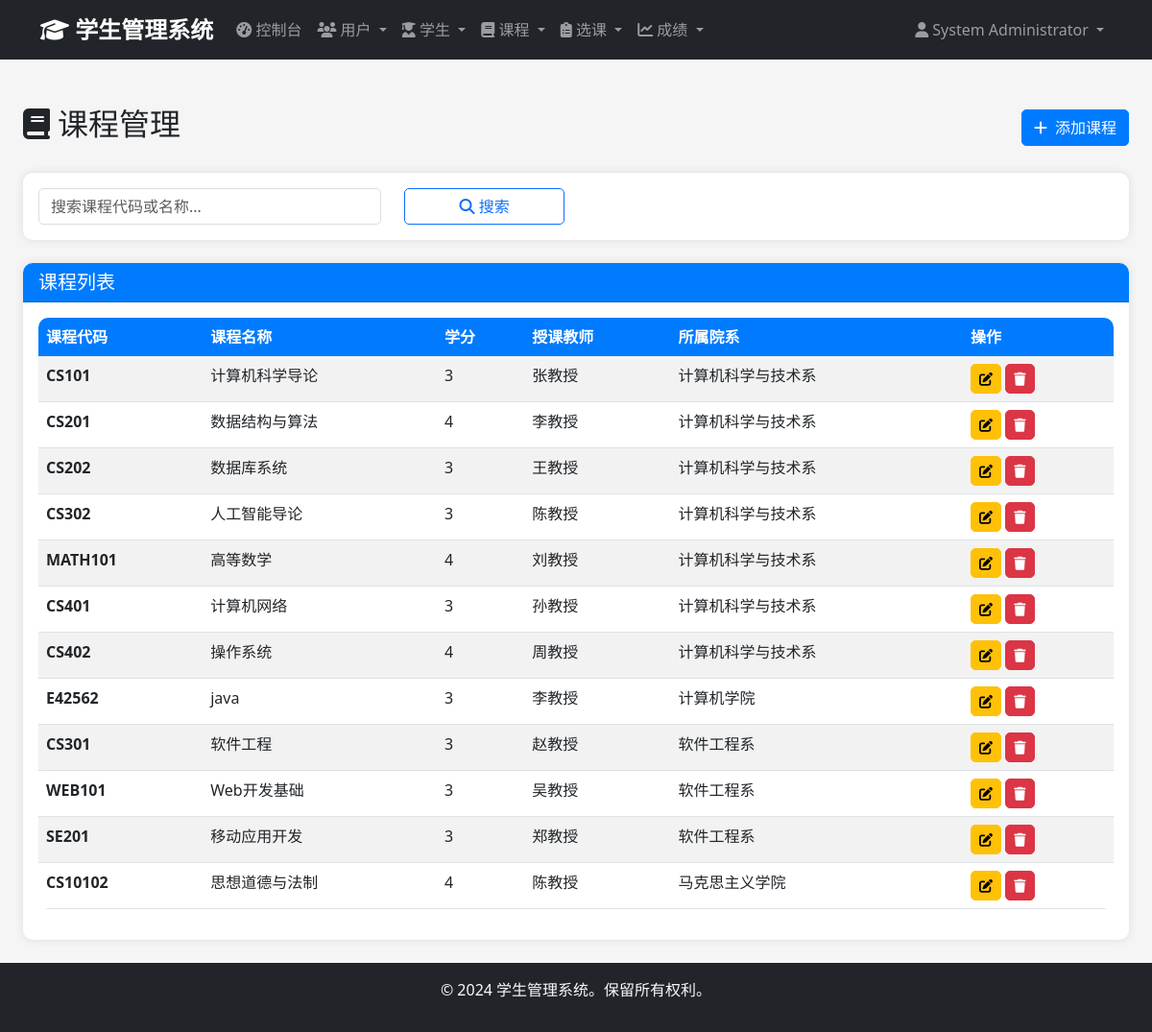
The page /admin/courses (signed in) on the database as committed earlier.
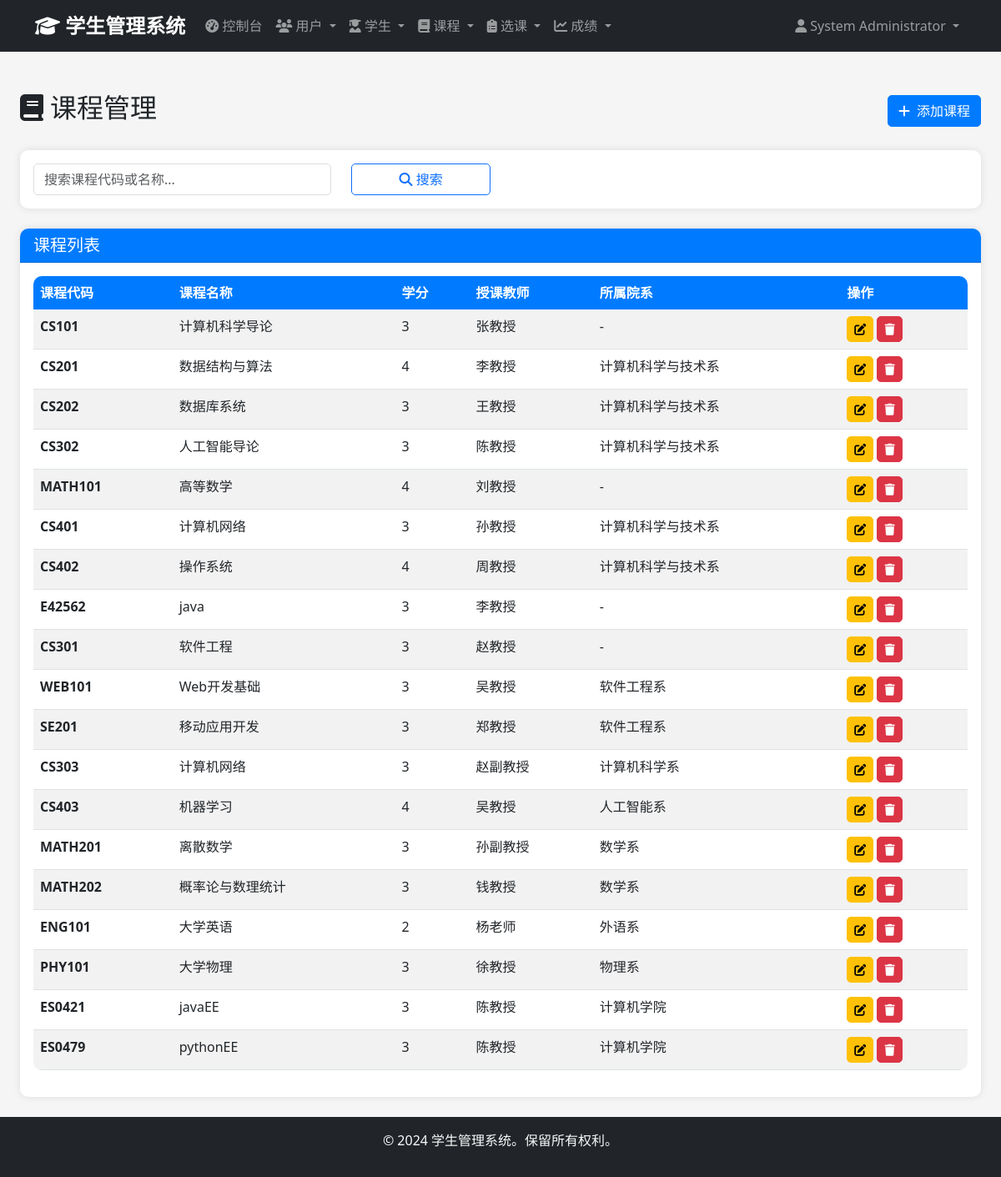
The same page on the database as committed later.
### app/models/course.py (models this page shows, shortened)
class Course(db.Model):
    __tablename__ = 'courses'
    id = db.Column(db.Integer, primary_key=True)
    course_code = db.Column(db.String(20), unique=True, nullable=False)
    course_name = db.Column(db.String(100), nullable=False)
    description = db.Column(db.Text)
    credits = db.Column(db.Integer, nullable=False, default=3)
    department = db.Column(db.String(100))
    instructor = db.Column(db.String(100))
    created_at = db.Column(db.DateTime, default=datetime.utcnow)
    updated_at = db.Column(db.DateTime, default=datetime.utcnow, onupdate=datetime.utcnow)
    enrollments = db.relationship('Enrollment', backref='course', lazy='dynamic', cascade='all, delete-orphan')

### app/views/admin.py (the view)
@admin_bp.route('/courses')
@login_required
@admin_required
def courses():
    page = request.args.get('page', 1, type=int)
    search = request.args.get('search', '')
    query = Course.query
    if search:
        query = query.filter(
            (Course.course_code.contains(search)) |
            (Course.course_name.contains(search)) |
            (Course.instructor.contains(search))
        )
    courses = query.paginate(
        page=page,
        per_page=20,
        error_out=False
    )
    return render_template('admin/courses/index.html', courses=courses, search=search)

### app/models/user.py (called while the page is built)
    def is_admin(self):
        return self.role == 'admin'

### app/views/auth.py (called while the page is built)
def admin_required(f):
    @wraps(f)
    def decorated_function(*args, **kwargs):
        if not current_user.is_authenticated or not current_user.is_admin():
            flash('访问被拒绝。需要管理员权限。', 'error')
            return redirect(url_for('auth.login'))
        return f(*args, **kwargs)
    return decorated_function

### app/templates/admin/courses/index.html (shortened to what this page needs)
{% extends "base.html" %}
{% block content %}
<div class="container-fluid mt-4">
    <div class="d-flex justify-content-between align-items-center mb-4">
        <div class="d-flex align-items-center">
            <h2>
                <i class="fas fa-book me-2"></i>课程管理
            </h2>
        </div>
        <a href="{{ url_for('admin.create_course') }}" class="btn btn-primary">
            <i class="fas fa-plus me-2"></i>添加课程
        </a>
    </div>
    <div class="card mb-4">
        <div class="card-body">
            <form method="GET" action="{{ url_for('admin.courses') }}">
                <div class="row">
                    <div class="col-md-4">
                        <input type="text" class="form-control" name="search" placeholder="搜索课程代码或名称..."
                               value="{{ search }}">
                    </div>
                    <div class="col-md-2">
                        <button type="submit" class="btn btn-outline-primary w-100">
                            <i class="fas fa-search"></i> 搜索
                        </button>
                    </div>
                </div>
            </form>
        </div>
    </div>
    <div class="card">
        <div class="card-header">
            <h5 class="mb-0">课程列表</h5>
        </div>
        <div class="card-body">
            {% if courses %}
            <div class="table-responsive">
                <table class="table table-striped">
                    <thead>
                        <tr>
                            <th>课程代码</th>
                            <th>课程名称</th>
                            <th>学分</th>
                            <th>授课教师</th>
                            <th>所属院系</th>
                            <th>操作</th>
                        </tr>
                    </thead>
                    <tbody>
                        {% for course in courses %}
                        <tr>
                            <td><strong>{{ course.course_code }}</strong></td>
                            <td>{{ course.course_name }}</td>
                            <td>{{ course.credits }}</td>
                            <td>{{ course.instructor or '未分配' }}</td>
                            <td>{{ course.department or '-' }}</td>
                            <td>
                                <a href="{{ url_for('admin.edit_course', course_id=course.id) }}"
                                   class="btn btn-sm btn-warning" title="编辑">
                                    <i class="fas fa-edit"></i>
                                </a>
                                <button type="button" class="btn btn-sm btn-danger delete-course"
                                        data-id="{{ course.id }}" data-name="{{ course.course_name }}" title="删除">
                                    <i class="fas fa-trash"></i>
                                </button>
                            </td>
                        </tr>
                        {% endfor %}
                    </tbody>
                </table>
            </div>
            {% endif %}
        </div>
    </div>
</div>
{% endblock %}

Rows that differ between the two databases and show on the page:
changed Course "CS101": department "计算机科学与技术系" → "-"
changed Course "MATH101": department "计算机科学与技术系" → "-"
changed Course "java": department "计算机学院" → "-"
changed Course "CS301": department "软件工程系" → "-"
changed Course: course_code "CS10102" → "CS303"; course_name "思想道德与法制" → "计算机网络"; credits "4" → "3"; instructor "陈教授" → "赵副教授"; department "马克思主义学院" → "计算机科学系"
added Course: course_code "CS403", course_name "机器学习", credits "4", instructor "吴教授", department "人工智能系"
added Course: course_code "MATH201", course_name "离散数学", credits "3", instructor "孙副教授", department "数学系"
added Course: course_code "MATH202", course_name "概率论与数理统计", credits "3", instructor "钱教授", department "数学系"
added Course: course_code "ENG101", course_name "大学英语", credits "2", instructor "杨老师", department "外语系"
added Course: course_code "PHY101", course_name "大学物理", credits "3", instructor "徐教授", department "物理系"
added Course: course_code "ES0421", course_name "javaEE", credits "3", instructor "陈教授", department "计算机学院"
added Course: course_code "ES0479", course_name "pythonEE", credits "3", instructor "陈教授", department "计算机学院"
